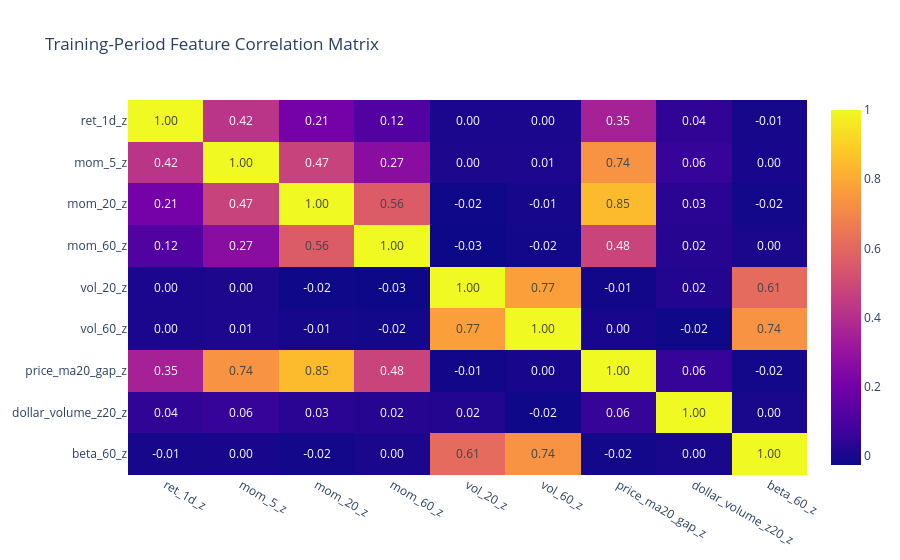

Here is the notebook cell this chart was saved with:
### Markdown cell above
We expect some obvious relationships, particularly
$$ mom_{20} \leftrightarrow price\_ma20\_gap $$
and probably $$ mom_5 \leftrightarrow mom_{20} $$ and $$ vol_{20} \leftrightarrow vol_{60} $$

This is exactly where multicollinearity enters the project

### Code cell
corr = train[MODEL_FEATURES].corr()

fig = px.imshow(corr, text_auto=".2f", aspect="auto", title="Training-Period Feature Correlation Matrix")

fig.show()

### Figure 1 — Plotly figure (JSON) as saved in the notebook; plotly's stock layout.template omitted (floating-point values rounded to 4 significant figures)
{"data": [{"coloraxis": "coloraxis", "hovertemplate": "x: %{x}<br>y: %{y}<br>color: %{z}<extra></extra>", "name": "0", "texttemplate": "%{z:.2f}", "type": "heatmap", "x": ["ret_1d_z", "mom_5_z", "mom_20_z", "mom_60_z", "vol_20_z", "vol_60_z", "price_ma20_gap_z", "dollar_volume_z20_z", "beta_60_z"], "xaxis": "x", "y": ["ret_1d_z", "mom_5_z", "mom_20_z", "mom_60_z", "vol_20_z", "vol_60_z", "price_ma20_gap_z", "dollar_volume_z20_z", "beta_60_z"], "yaxis": "y", "z": [[1.0, 0.4196, 0.207, 0.1187, 0.0005852, 0.0001553, 0.353, 0.04409, -0.00572], [0.4196, 1.0, 0.4724, 0.2655, 0.004432, 0.005671, 0.7359, 0.05585, -0.004619], [0.207, 0.4724, 1.0, 0.562, -0.02145, -0.005855, 0.8456, 0.03215, -0.01599], [0.1187, 0.2655, 0.562, 1.0, -0.02634, -0.01506, 0.4766, 0.02312, -0.0008031], [0.0005852, 0.004432, -0.02145, -0.02634, 1.0, 0.7713, -0.01466, 0.01662, 0.6117], [0.0001553, 0.005671, -0.005855, -0.01506, 0.7713, 1.0, -0.004311, -0.02253, 0.7357], [0.353, 0.7359, 0.8456, 0.4766, -0.01466, -0.004311, 1.0, 0.056, -0.01508], [0.04409, 0.05585, 0.03215, 0.02312, 0.01662, -0.02253, 0.056, 1.0, -0.002318], [-0.00572, -0.004619, -0.01599, -0.0008031, 0.6117, 0.7357, -0.01508, -0.002318, 1.0]]}], "layout": {"coloraxis": {"colorscale": [[0, "#0d0887"], [0.1111, "#46039f"], [0.2222, "#7201a8"], [0.3333, "#9c179e"], [0.4444, "#bd3786"], [0.5556, "#d8576b"], [0.6667, "#ed7953"], [0.7778, "#fb9f3a"], [0.8889, "#fdca26"], [1, "#f0f921"]]}, "title": {"text": "Training-Period Feature Correlation Matrix"}, "xaxis": {"anchor": "y", "domain": [0, 1]}, "yaxis": {"anchor": "x", "autorange": "reversed", "domain": [0, 1]}}}
